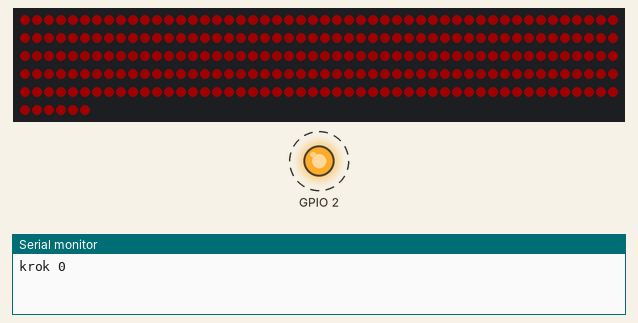
This sketch was run on a simulated ESP32. On the bench: 256 RGB LEDs in strip order, left to right, continuing on the next row, output pins drawn as LEDs (lit = HIGH), the last lines printed to the serial monitor. Dashed ring = blinking. Dim RGB values are drawn brighter than linear.

Above: at 0.1 s.
At 2.1 s:
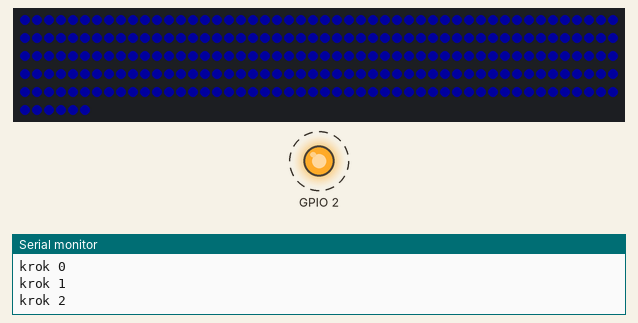
At 4.1 s:
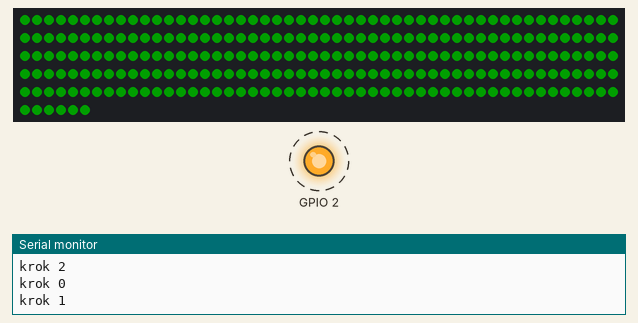
Timing chart, 0 to 40.0 s (numbered marks = the images above):
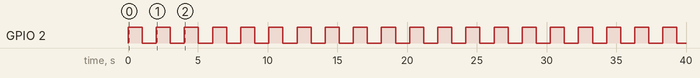

The sketch:

matrix_test.ino
```cpp
#include <Adafruit_NeoPixel.h>

#define DATA_PIN 13
#define NUM_LEDS 256

Adafruit_NeoPixel m(NUM_LEDS, DATA_PIN, NEO_GRB + NEO_KHZ800);

void setup() {
  Serial.begin(115200);
  pinMode(2, OUTPUT);
  m.begin();
  m.setBrightness(30);
}

void loop() {
  static uint8_t step = 0;
  const uint32_t colors[] = {m.Color(255, 0, 0), m.Color(0, 255, 0), m.Color(0, 0, 255)};
  m.fill(colors[step]);
  m.show();
  digitalWrite(2, !digitalRead(2));
  Serial.printf("krok %d\n", step);
  step = (step + 1) % 3;
  delay(1000);
}
```

Measured:
- by itself, GPIO 2: alternates HIGH for 1.0 s and LOW for 1.0 s
- by itself, everything shown: repeats every 6.1 s, in 6 steps
- what the display in image 1 shows lasts 1.0 s, from 2.0 s to 3.0 s
